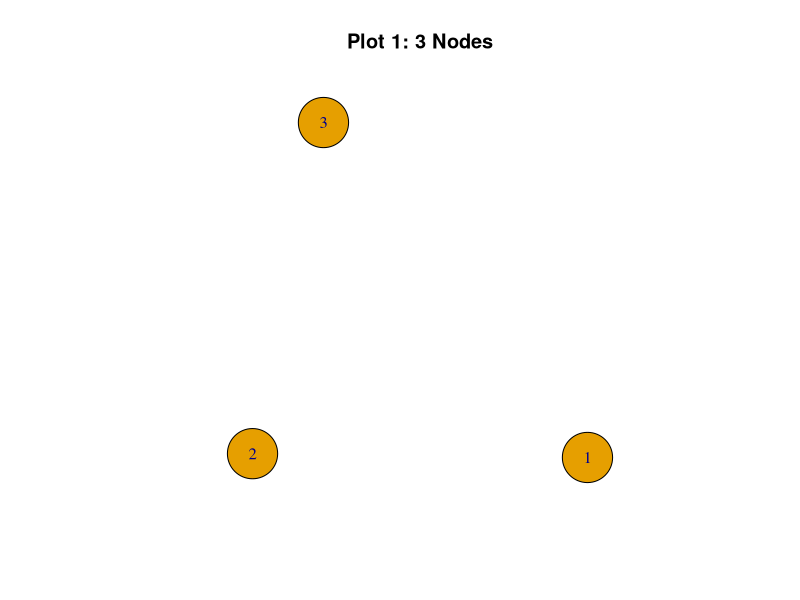
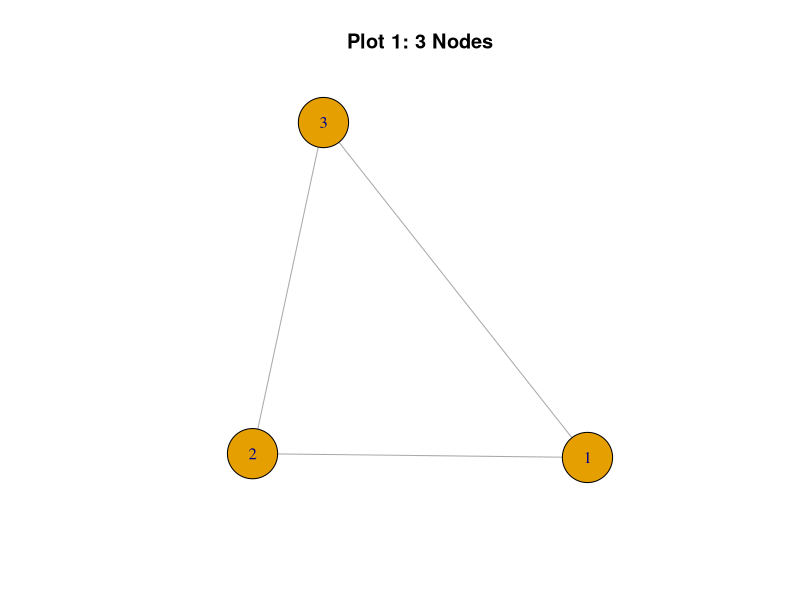
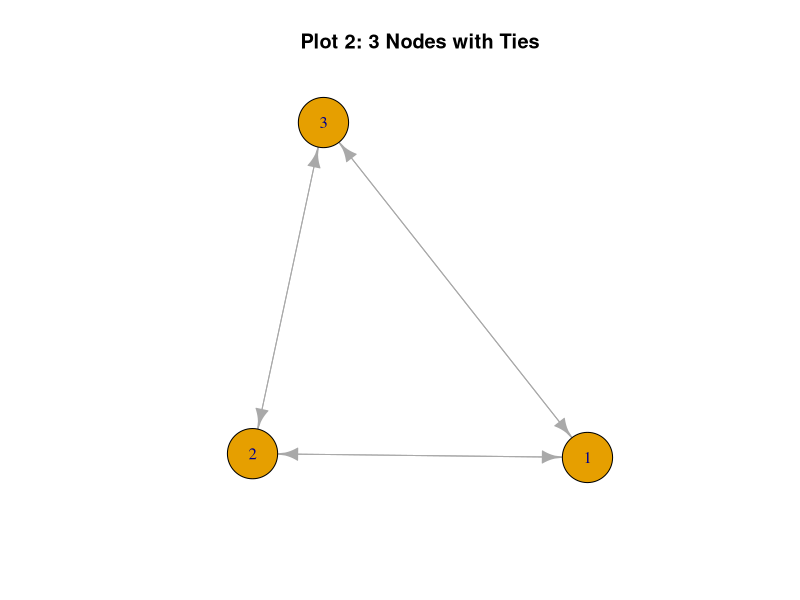
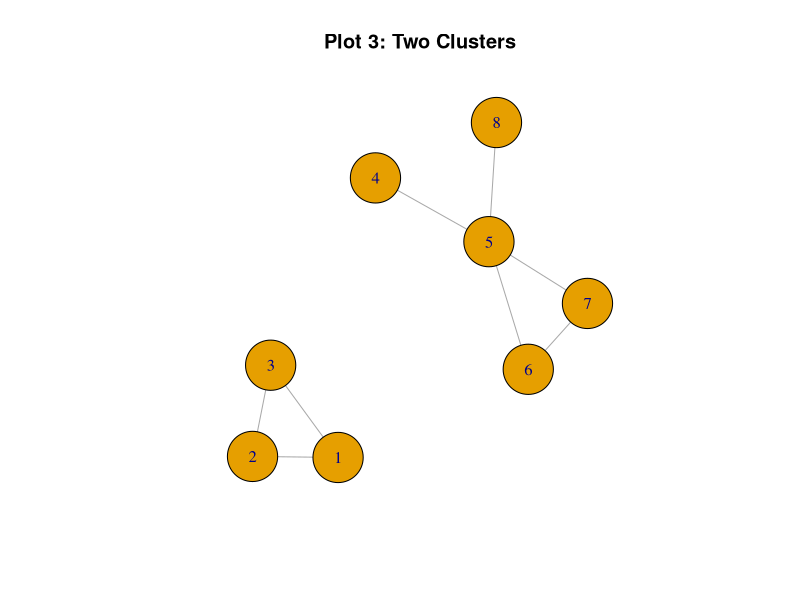
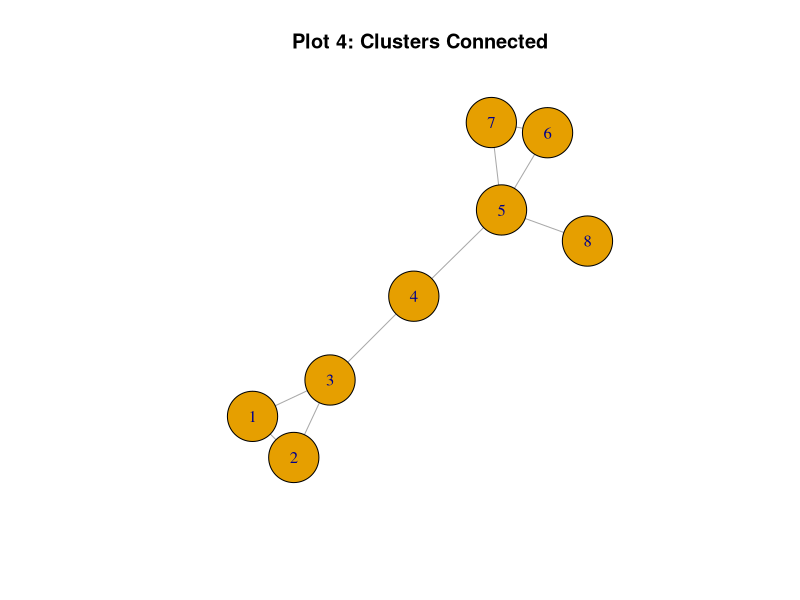

Generate these figures, in order, with R: (Note: this script raises an error after producing the figures.)
library(igraph)

# Create a graph with 8 nodes and 5 random ties
set.seed(42)
g <- graph.empty(n = 8, directed = FALSE)
edges <- matrix(c(1,2, 1,3, 2,3, 4,5, 5,6, 6,7, 5,7, 5,8), ncol = 2, byrow = TRUE)
g <- add_edges(g, as.vector(t(edges)))
print(g)
print(edges)

# Compute and fix layout for plots 1-3
layout_fixed <- layout_with_fr(g)

# Plot 1: Only 3 nodes
g1 <- induced_subgraph(g, c(1, 2, 3))
layout_g1 <- layout_fixed[c(1, 2, 3), ]
plot(g1, main = "Plot 1: 3 Nodes", vertex.size = 30, edge.color = NA, layout = layout_g1)

# ... and with edges
plot(g1, main = "Plot 1: 3 Nodes", vertex.size = 30, layout = layout_g1)

# Plot 2: 3 nodes with ties
g1_directed <- as.directed(g1)
plot(g1_directed, main = "Plot 2: 3 Nodes with Ties", vertex.size = 30, layout = layout_g1)

# Plot 3: Two clusters
g3 <- g
plot(g3, main = "Plot 3: Two Clusters", vertex.size = 30, layout = layout_fixed)


# Plot 4: Add one edge between clusters
g4 <- add_edges(g, c(3, 4))
layout_g4 <- layout_with_fr(g4)
plot(g4, main = "Plot 4: Clusters Connected", vertex.size = 30, layout = layout_g4)


# Plot 5: Colored nodes
colors <- c("blue", "blue", "blue", "red", "red", "red", "red", "red")
layout_g5_colored <- layout_g5
plot(g4, main = "Plot 6: Colored Nodes", vertex.size = 30, vertex.color = colors,
     layout = layout_g4)

# Plot 6: Colored nodes, node size = degree centrality
deg <- degree(g4)
plot(g4, main = "Plot 6b: Colored Nodes (size = degree)", vertex.size = deg * 10,
     vertex.color = colors, layout = layout_g4)


#---------------------------------------------------

# Save all plots
png("plot1.png", width = 600, height = 600)
plot(g1, main = "Plot 1: 3 Nodes", vertex.size = 30, edge.color = NA, layout = layout_g1)
dev.off()

png("plot2.png", width = 600, height = 600)
plot(g1, main = "Plot 1: 3 Nodes", vertex.size = 30, layout = layout_g1)
dev.off()

png("plot3.png", width = 600, height = 600)
plot(g1_directed, main = "Plot 2: 3 Nodes with Ties", vertex.size = 30, layout = layout_g1)
dev.off()

png("plot4.png", width = 600, height = 600)
plot(g3, main = "Plot 3: Two Clusters", vertex.size = 30, layout = layout_fixed)
dev.off()

png("plot5.1.png", width = 600, height = 600)
plot(g4, main = "Plot 4: Clusters Connected", vertex.size = 30, layout = layout_g4)
dev.off()

png("plot5.2.png", width = 600, height = 600)
plot(g4, main = "Plot 6: Colored Nodes", vertex.size = 30, vertex.color = colors, 
     layout = layout_g4)
dev.off()

png("plot5.3.png", width = 600, height = 600)
plot(g4, main = "Plot 6b: Colored Nodes (size = degree)", vertex.size = deg * 10,
     vertex.color = colors, layout = layout_g4)
dev.off()
